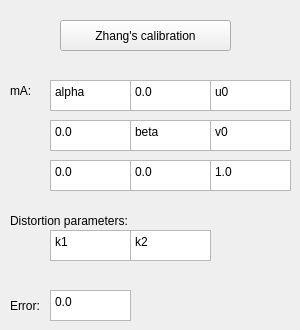
       <widget class="QWidget" name="tab_1">
        <attribute name="title">
         <string>1 </string>
        </attribute>
        <widget class="QPushButton" name="calib_btn">
         <property name="geometry">
          <rect>
           <x>60</x>
           <y>20</y>
           <width>171</width>
           <height>31</height>
          </rect>
         </property>
         <property name="text">
          <string>Zhang's calibration</string>
         </property>
        </widget>
        <widget class="QLabel" name="labelA">
         <property name="geometry">
          <rect>
           <x>10</x>
           <y>80</y>
           <width>31</width>
           <height>21</height>
          </rect>
         </property>
         <property name="text">
          <string>mA:</string>
         </property>
        </widget>
        <widget class="QTextEdit" name="textAlpha">
         <property name="geometry">
          <rect>
           <x>50</x>
           <y>80</y>
           <width>81</width>
           <height>31</height>
          </rect>
         </property>
         <property name="html">
          <string>&lt;!DOCTYPE HTML PUBLIC &quot;-//W3C//DTD HTML 4.0//EN&quot; &quot;http://www.w3.org/TR/REC-html40/strict.dtd&quot;&gt;
&lt;html&gt;&lt;head&gt;&lt;meta name=&quot;qrichtext&quot; content=&quot;1&quot; /&gt;&lt;meta charset=&quot;utf-8&quot; /&gt;&lt;style type=&quot;text/css&quot;&gt;
p, li { white-space: pre-wrap; }
hr { height: 1px; border-width: 0; }
li.unchecked::marker { content: &quot;\2610&quot;; }
li.checked::marker { content: &quot;\2612&quot;; }
&lt;/style&gt;&lt;/head&gt;&lt;body style=&quot; font-family:'맑은 고딕'; font-size:9pt; font-weight:400; font-style:normal;&quot;&gt;
&lt;p style=&quot; margin-top:0px; margin-bottom:0px; margin-left:0px; margin-right:0px; -qt-block-indent:0; text-indent:0px;&quot;&gt;alpha&lt;/p&gt;&lt;/body&gt;&lt;/html&gt;</string>
         </property>
        </widget>
        <widget class="QTextEdit" name="textGamma">
         <property name="geometry">
          <rect>
           <x>130</x>
           <y>80</y>
           <width>81</width>
           <height>31</height>
          </rect>
         </property>
         <property name="html">
          <string>&lt;!DOCTYPE HTML PUBLIC &quot;-//W3C//DTD HTML 4.0//EN&quot; &quot;http://www.w3.org/TR/REC-html40/strict.dtd&quot;&gt;
&lt;html&gt;&lt;head&gt;&lt;meta name=&quot;qrichtext&quot; content=&quot;1&quot; /&gt;&lt;meta charset=&quot;utf-8&quot; /&gt;&lt;style type=&quot;text/css&quot;&gt;
p, li { white-space: pre-wrap; }
hr { height: 1px; border-width: 0; }
li.unchecked::marker { content: &quot;\2610&quot;; }
li.checked::marker { content: &quot;\2612&quot;; }
&lt;/style&gt;&lt;/head&gt;&lt;body style=&quot; font-family:'맑은 고딕'; font-size:9pt; font-weight:400; font-style:normal;&quot;&gt;
&lt;p style=&quot; margin-top:0px; margin-bottom:0px; margin-left:0px; margin-right:0px; -qt-block-indent:0; text-indent:0px;&quot;&gt;0.0&lt;/p&gt;&lt;/body&gt;&lt;/html&gt;</string>
         </property>
        </widget>
        <widget class="QTextEdit" name="textU0">
         <property name="geometry">
          <rect>
           <x>210</x>
           <y>80</y>
           <width>81</width>
           <height>31</height>
          </rect>
         </property>
         <property name="html">
          <string>&lt;!DOCTYPE HTML PUBLIC &quot;-//W3C//DTD HTML 4.0//EN&quot; &quot;http://www.w3.org/TR/REC-html40/strict.dtd&quot;&gt;
&lt;html&gt;&lt;head&gt;&lt;meta name=&quot;qrichtext&quot; content=&quot;1&quot; /&gt;&lt;meta charset=&quot;utf-8&quot; /&gt;&lt;style type=&quot;text/css&quot;&gt;
p, li { white-space: pre-wrap; }
hr { height: 1px; border-width: 0; }
li.unchecked::marker { content: &quot;\2610&quot;; }
li.checked::marker { content: &quot;\2612&quot;; }
&lt;/style&gt;&lt;/head&gt;&lt;body style=&quot; font-family:'맑은 고딕'; font-size:9pt; font-weight:400; font-style:normal;&quot;&gt;
&lt;p style=&quot; margin-top:0px; margin-bottom:0px; margin-left:0px; margin-right:0px; -qt-block-indent:0; text-indent:0px;&quot;&gt;u0&lt;/p&gt;&lt;/body&gt;&lt;/html&gt;</string>
         </property>
        </widget>
        <widget class="QTextEdit" name="text_10">
         <property name="geometry">
          <rect>
           <x>50</x>
           <y>120</y>
           <width>81</width>
           <height>31</height>
          </rect>
         </property>
         <property name="html">
          <string>&lt;!DOCTYPE HTML PUBLIC &quot;-//W3C//DTD HTML 4.0//EN&quot; &quot;http://www.w3.org/TR/REC-html40/strict.dtd&quot;&gt;
&lt;html&gt;&lt;head&gt;&lt;meta name=&quot;qrichtext&quot; content=&quot;1&quot; /&gt;&lt;meta charset=&quot;utf-8&quot; /&gt;&lt;style type=&quot;text/css&quot;&gt;
p, li { white-space: pre-wrap; }
hr { height: 1px; border-width: 0; }
li.unchecked::marker { content: &quot;\2610&quot;; }
li.checked::marker { content: &quot;\2612&quot;; }
&lt;/style&gt;&lt;/head&gt;&lt;body style=&quot; font-family:'맑은 고딕'; font-size:9pt; font-weight:400; font-style:normal;&quot;&gt;
&lt;p style=&quot; margin-top:0px; margin-bottom:0px; margin-left:0px; margin-right:0px; -qt-block-indent:0; text-indent:0px;&quot;&gt;0.0&lt;/p&gt;&lt;/body&gt;&lt;/html&gt;</string>
         </property>
        </widget>
        <widget class="QTextEdit" name="textBeta">
         <property name="geometry">
          <rect>
           <x>130</x>
           <y>120</y>
           <width>81</width>
           <height>31</height>
          </rect>
         </property>
         <property name="html">
          <string>&lt;!DOCTYPE HTML PUBLIC &quot;-//W3C//DTD HTML 4.0//EN&quot; &quot;http://www.w3.org/TR/REC-html40/strict.dtd&quot;&gt;
&lt;html&gt;&lt;head&gt;&lt;meta name=&quot;qrichtext&quot; content=&quot;1&quot; /&gt;&lt;meta charset=&quot;utf-8&quot; /&gt;&lt;style type=&quot;text/css&quot;&gt;
p, li { white-space: pre-wrap; }
hr { height: 1px; border-width: 0; }
li.unchecked::marker { content: &quot;\2610&quot;; }
li.checked::marker { content: &quot;\2612&quot;; }
&lt;/style&gt;&lt;/head&gt;&lt;body style=&quot; font-family:'맑은 고딕'; font-size:9pt; font-weight:400; font-style:normal;&quot;&gt;
&lt;p style=&quot; margin-top:0px; margin-bottom:0px; margin-left:0px; margin-right:0px; -qt-block-indent:0; text-indent:0px;&quot;&gt;beta&lt;/p&gt;&lt;/body&gt;&lt;/html&gt;</string>
         </property>
        </widget>
        <widget class="QTextEdit" name="textV0">
         <property name="geometry">
          <rect>
           <x>210</x>
           <y>120</y>
           <width>81</width>
           <height>31</height>
          </rect>
         </property>
         <property name="html">
          <string>&lt;!DOCTYPE HTML PUBLIC &quot;-//W3C//DTD HTML 4.0//EN&quot; &quot;http://www.w3.org/TR/REC-html40/strict.dtd&quot;&gt;
&lt;html&gt;&lt;head&gt;&lt;meta name=&quot;qrichtext&quot; content=&quot;1&quot; /&gt;&lt;meta charset=&quot;utf-8&quot; /&gt;&lt;style type=&quot;text/css&quot;&gt;
p, li { white-space: pre-wrap; }
hr { height: 1px; border-width: 0; }
li.unchecked::marker { content: &quot;\2610&quot;; }
li.checked::marker { content: &quot;\2612&quot;; }
&lt;/style&gt;&lt;/head&gt;&lt;body style=&quot; font-family:'맑은 고딕'; font-size:9pt; font-weight:400; font-style:normal;&quot;&gt;
&lt;p style=&quot; margin-top:0px; margin-bottom:0px; margin-left:0px; margin-right:0px; -qt-block-indent:0; text-indent:0px;&quot;&gt;v0&lt;/p&gt;&lt;/body&gt;&lt;/html&gt;</string>
         </property>
        </widget>
        <widget class="QTextEdit" name="text_20">
         <property name="geometry">
          <rect>
           <x>50</x>
           <y>160</y>
           <width>81</width>
           <height>31</height>
          </rect>
         </property>
         <property name="html">
          <string>&lt;!DOCTYPE HTML PUBLIC &quot;-//W3C//DTD HTML 4.0//EN&quot; &quot;http://www.w3.org/TR/REC-html40/strict.dtd&quot;&gt;
&lt;html&gt;&lt;head&gt;&lt;meta name=&quot;qrichtext&quot; content=&quot;1&quot; /&gt;&lt;meta charset=&quot;utf-8&quot; /&gt;&lt;style type=&quot;text/css&quot;&gt;
p, li { white-space: pre-wrap; }
hr { height: 1px; border-width: 0; }
li.unchecked::marker { content: &quot;\2610&quot;; }
li.checked::marker { content: &quot;\2612&quot;; }
&lt;/style&gt;&lt;/head&gt;&lt;body style=&quot; font-family:'맑은 고딕'; font-size:9pt; font-weight:400; font-style:normal;&quot;&gt;
&lt;p style=&quot; margin-top:0px; margin-bottom:0px; margin-left:0px; margin-right:0px; -qt-block-indent:0; text-indent:0px;&quot;&gt;0.0&lt;/p&gt;&lt;/body&gt;&lt;/html&gt;</string>
         </property>
        </widget>
        <widget class="QTextEdit" name="text_21">
         <property name="geometry">
          <rect>
           <x>130</x>
           <y>160</y>
           <width>81</width>
           <height>31</height>
          </rect>
         </property>
         <property name="html">
          <string>&lt;!DOCTYPE HTML PUBLIC &quot;-//W3C//DTD HTML 4.0//EN&quot; &quot;http://www.w3.org/TR/REC-html40/strict.dtd&quot;&gt;
&lt;html&gt;&lt;head&gt;&lt;meta name=&quot;qrichtext&quot; content=&quot;1&quot; /&gt;&lt;meta charset=&quot;utf-8&quot; /&gt;&lt;style type=&quot;text/css&quot;&gt;
p, li { white-space: pre-wrap; }
hr { height: 1px; border-width: 0; }
li.unchecked::marker { content: &quot;\2610&quot;; }
li.checked::marker { content: &quot;\2612&quot;; }
&lt;/style&gt;&lt;/head&gt;&lt;body style=&quot; font-family:'맑은 고딕'; font-size:9pt; font-weight:400; font-style:normal;&quot;&gt;
&lt;p style=&quot; margin-top:0px; margin-bottom:0px; margin-left:0px; margin-right:0px; -qt-block-indent:0; text-indent:0px;&quot;&gt;0.0&lt;/p&gt;&lt;/body&gt;&lt;/html&gt;</string>
         </property>
        </widget>
        <widget class="QTextEdit" name="text_22">
         <property name="geometry">
          <rect>
           <x>210</x>
           <y>160</y>
           <width>81</width>
           <height>31</height>
          </rect>
         </property>
         <property name="html">
          <string>&lt;!DOCTYPE HTML PUBLIC &quot;-//W3C//DTD HTML 4.0//EN&quot; &quot;http://www.w3.org/TR/REC-html40/strict.dtd&quot;&gt;
&lt;html&gt;&lt;head&gt;&lt;meta name=&quot;qrichtext&quot; content=&quot;1&quot; /&gt;&lt;meta charset=&quot;utf-8&quot; /&gt;&lt;style type=&quot;text/css&quot;&gt;
p, li { white-space: pre-wrap; }
hr { height: 1px; border-width: 0; }
li.unchecked::marker { content: &quot;\2610&quot;; }
li.checked::marker { content: &quot;\2612&quot;; }
&lt;/style&gt;&lt;/head&gt;&lt;body style=&quot; font-family:'맑은 고딕'; font-size:9pt; font-weight:400; font-style:normal;&quot;&gt;
&lt;p style=&quot; margin-top:0px; margin-bottom:0px; margin-left:0px; margin-right:0px; -qt-block-indent:0; text-indent:0px;&quot;&gt;1.0&lt;/p&gt;&lt;/body&gt;&lt;/html&gt;</string>
         </property>
        </widget>
        <widget class="QLabel" name="label">
         <property name="geometry">
          <rect>
           <x>10</x>
           <y>290</y>
           <width>41</width>
           <height>31</height>
          </rect>
         </property>
         <property name="text">
          <string>Error:</string>
         </property>
        </widget>
        <widget class="QTextEdit" name="textError">
         <property name="geometry">
          <rect>
           <x>50</x>
           <y>290</y>
           <width>81</width>
           <height>31</height>
          </rect>
         </property>
         <property name="html">
          <string>&lt;!DOCTYPE HTML PUBLIC &quot;-//W3C//DTD HTML 4.0//EN&quot; &quot;http://www.w3.org/TR/REC-html40/strict.dtd&quot;&gt;
&lt;html&gt;&lt;head&gt;&lt;meta name=&quot;qrichtext&quot; content=&quot;1&quot; /&gt;&lt;meta charset=&quot;utf-8&quot; /&gt;&lt;style type=&quot;text/css&quot;&gt;
p, li { white-space: pre-wrap; }
hr { height: 1px; border-width: 0; }
li.unchecked::marker { content: &quot;\2610&quot;; }
li.checked::marker { content: &quot;\2612&quot;; }
&lt;/style&gt;&lt;/head&gt;&lt;body style=&quot; font-family:'맑은 고딕'; font-size:9pt; font-weight:400; font-style:normal;&quot;&gt;
&lt;p style=&quot; margin-top:0px; margin-bottom:0px; margin-left:0px; margin-right:0px; -qt-block-indent:0; text-indent:0px;&quot;&gt;0.0&lt;/p&gt;&lt;/body&gt;&lt;/html&gt;</string>
         </property>
        </widget>
        <widget class="QLabel" name="label_2">
         <property name="geometry">
          <rect>
           <x>10</x>
           <y>210</y>
           <width>161</width>
           <height>21</height>
          </rect>
         </property>
         <property name="text">
          <string>Distortion parameters:</string>
         </property>
        </widget>
        <widget class="QTextEdit" name="textK1">
         <property name="geometry">
          <rect>
           <x>50</x>
           <y>230</y>
           <width>81</width>
           <height>31</height>
          </rect>
         </property>
         <property name="html">
          <string>&lt;!DOCTYPE HTML PUBLIC &quot;-//W3C//DTD HTML 4.0//EN&quot; &quot;http://www.w3.org/TR/REC-html40/strict.dtd&quot;&gt;
&lt;html&gt;&lt;head&gt;&lt;meta name=&quot;qrichtext&quot; content=&quot;1&quot; /&gt;&lt;meta charset=&quot;utf-8&quot; /&gt;&lt;style type=&quot;text/css&quot;&gt;
p, li { white-space: pre-wrap; }
hr { height: 1px; border-width: 0; }
li.unchecked::marker { content: &quot;\2610&quot;; }
li.checked::marker { content: &quot;\2612&quot;; }
&lt;/style&gt;&lt;/head&gt;&lt;body style=&quot; font-family:'맑은 고딕'; font-size:9pt; font-weight:400; font-style:normal;&quot;&gt;
&lt;p style=&quot; margin-top:0px; margin-bottom:0px; margin-left:0px; margin-right:0px; -qt-block-indent:0; text-indent:0px;&quot;&gt;k1&lt;/p&gt;&lt;/body&gt;&lt;/html&gt;</string>
         </property>
        </widget>
        <widget class="QTextEdit" name="textK2">
         <property name="geometry">
          <rect>
           <x>130</x>
           <y>230</y>
           <width>81</width>
           <height>31</height>
          </rect>
         </property>
         <property name="html">
          <string>&lt;!DOCTYPE HTML PUBLIC &quot;-//W3C//DTD HTML 4.0//EN&quot; &quot;http://www.w3.org/TR/REC-html40/strict.dtd&quot;&gt;
&lt;html&gt;&lt;head&gt;&lt;meta name=&quot;qrichtext&quot; content=&quot;1&quot; /&gt;&lt;meta charset=&quot;utf-8&quot; /&gt;&lt;style type=&quot;text/css&quot;&gt;
p, li { white-space: pre-wrap; }
hr { height: 1px; border-width: 0; }
li.unchecked::marker { content: &quot;\2610&quot;; }
li.checked::marker { content: &quot;\2612&quot;; }
&lt;/style&gt;&lt;/head&gt;&lt;body style=&quot; font-family:'맑은 고딕'; font-size:9pt; font-weight:400; font-style:normal;&quot;&gt;
&lt;p style=&quot; margin-top:0px; margin-bottom:0px; margin-left:0px; margin-right:0px; -qt-block-indent:0; text-indent:0px;&quot;&gt;k2&lt;/p&gt;&lt;/body&gt;&lt;/html&gt;</string>
         </property>
        </widget>
       </widget>
